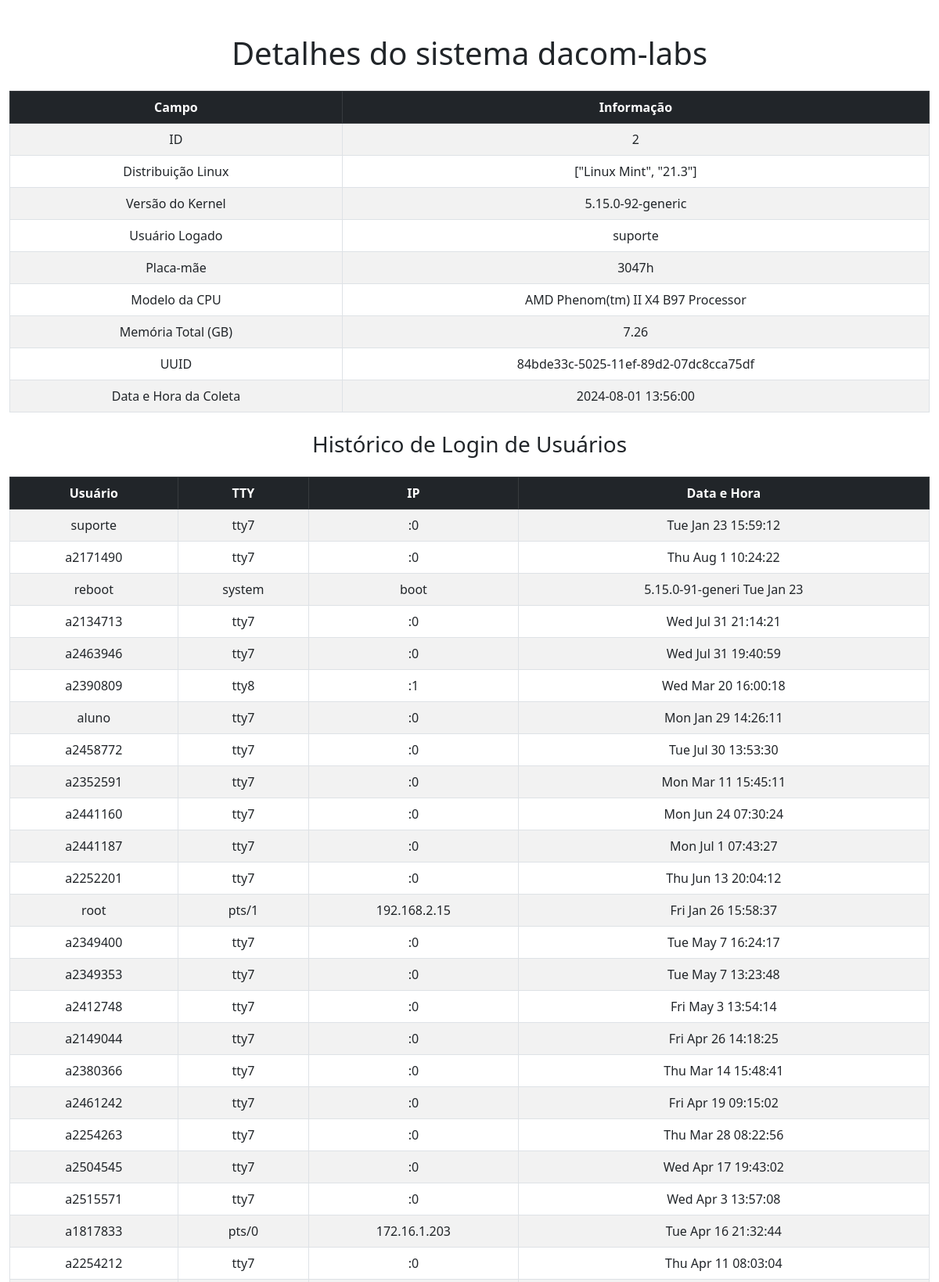
The page /details/2 (upper part) on the database its author committed.
### app.py (models this page shows)
class SystemInfo(db.Model):
    id = db.Column(db.Integer, primary_key=True)
    hostname = db.Column(db.String(120), nullable=False)
    linux_distribution = db.Column(db.String(120), nullable=False)
    kernel_version = db.Column(db.String(120), nullable=False)
    logged_in_user = db.Column(db.String(120), nullable=False)
    cpu_model = db.Column(db.String(120), nullable=False)
    memory_total_gb = db.Column(db.Float, nullable=False)
    uuid1 = db.Column(db.String(36), unique=True, nullable=False)
    collection_datetime = db.Column(db.String(120), nullable=False)
    motherboard_model = db.Column(db.String(255))
    patrimony = db.Column(db.String(50), nullable=True)
    user_login_history = db.relationship('UserLoginHistory', backref='system_info', lazy=True)
    ip_and_mac_addresses = db.relationship('IPAndMacAddress', backref='system_info', lazy=True)
    mounted_filesystems = db.relationship('MountedFilesystems', backref='system_info', lazy=True)
    disk_info = db.relationship('DiskInfo', backref='system_info', uselist=False)
    gpu_info = db.relationship('GPUInfo', backref='system_info', lazy=True)

class UserLoginHistory(db.Model):
    id = db.Column(db.Integer, primary_key=True)
    user = db.Column(db.String(120), nullable=False)
    tty = db.Column(db.String(120), nullable=False)
    ip = db.Column(db.String(120), nullable=False)
    datetime = db.Column(db.String(120), nullable=False)
    system_info_id = db.Column(db.Integer, db.ForeignKey('system_info.id'), nullable=False)

### app.py (the view)
@app.route('/details/<int:id>')
def details(id):
    system_info = SystemInfo.query.get_or_404(id)
    return render_template('details.html', system_info=system_info)

### templates/details.html (shortened to what this page needs)
<!DOCTYPE html>
<html lang="pt-br">
  <head>
    <link href="https://cdn.jsdelivr.net/npm/bootstrap@5.3.0/dist/css/bootstrap.min.css" rel="stylesheet" />
    <link rel="stylesheet" href="https://cdnjs.cloudflare.com/ajax/libs/font-awesome/6.0.0-beta3/css/all.min.css" />
  </head>
  <body>
    <div class="container">
      <h1 class="my-4 text-center">Detalhes do sistema {{ system_info.hostname }}</h1>
      <table class="table table-bordered table-striped text-center">
        <thead class="table-dark">
          <tr>
            <th>Campo</th>
            <th>Informação</th>
          </tr>
        </thead>
        <tbody>
          <tr>
            <td>ID</td>
            <td>{{ system_info.id }}</td>
          </tr>
          <tr>
            <td>Distribuição Linux</td>
            <td>{{ system_info.linux_distribution }}</td>
          </tr>
          <tr>
            <td>Versão do Kernel</td>
            <td>{{ system_info.kernel_version }}</td>
          </tr>
          <tr>
            <td>Usuário Logado</td>
            <td>{{ system_info.logged_in_user }}</td>
          </tr>
          <tr>
            <td>Placa-mãe</td>
            <td>{{ system_info.motherboard_model }}</td>
          </tr>
          <tr>
            <td>Modelo da CPU</td>
            <td>{{ system_info.cpu_model }}</td>
          </tr>
          <tr>
            <td>Memória Total (GB)</td>
            <td>{{ system_info.memory_total_gb }}</td>
          </tr>
          <tr>
            <td>UUID</td>
            <td>{{ system_info.uuid1 }}</td>
          </tr>
          <tr>
            <td>Data e Hora da Coleta</td>
            <td>{{ system_info.collection_datetime }}</td>
          </tr>
        </tbody>
      </table>
      <h3 class="my-4 text-center">Histórico de Login de Usuários</h3>
      <table class="table table-bordered table-striped text-center">
        <thead class="table-dark">
          <tr>
            <th>Usuário</th>
            <th>TTY</th>
            <th>IP</th>
            <th>Data e Hora</th>
          </tr>
        </thead>
        <tbody>
          {% for entry in system_info.user_login_history %}
          <tr>
            <td>{{ entry.user }}</td>
            <td>{{ entry.tty }}</td>
            <td>{{ entry.ip }}</td>
            <td>{{ entry.datetime }}</td>
          </tr>
          {% endfor %}
        </tbody>
      </table>
    </div>
  </body>
</html>

### templates/details.html (style rules this page uses)
body { padding-top: 20px; padding-bottom: 40px; }
.container { max-width: 1200px; }
table { margin: auto; }

### rows shown on the page
SystemInfo: hostname "dacom-labs", id "2", linux_distribution "[\"Linux Mint\", \"21.3\"]", kernel_version "5.15.0-92-generic", logged_in_user "suporte", motherboard_model "3047h", cpu_model "AMD Phenom(tm) II X4 B97 Processor", memory_total_gb "7.26", uuid1 "84bde33c-5025-11ef-89d2-07dc8cca75df", collection_datetime "2024-08-01 13:56:00"
UserLoginHistory: user "suporte", tty "tty7", ip ":0", datetime "Tue Jan 23 15:59:12"
UserLoginHistory: user "a2171490", tty "tty7", ip ":0", datetime "Thu Aug 1 10:24:22"
UserLoginHistory: user "reboot", tty "system", ip "boot", datetime "5.15.0-91-generi Tue Jan 23"
UserLoginHistory: user "a2134713", tty "tty7", ip ":0", datetime "Wed Jul 31 21:14:21"
UserLoginHistory: user "a2463946", tty "tty7", ip ":0", datetime "Wed Jul 31 19:40:59"
UserLoginHistory: user "a2390809", tty "tty8", ip ":1", datetime "Wed Mar 20 16:00:18"
UserLoginHistory: user "aluno", tty "tty7", ip ":0", datetime "Mon Jan 29 14:26:11"
UserLoginHistory: user "a2458772", tty "tty7", ip ":0", datetime "Tue Jul 30 13:53:30"
UserLoginHistory: user "a2352591", tty "tty7", ip ":0", datetime "Mon Mar 11 15:45:11"
UserLoginHistory: user "a2441160", tty "tty7", ip ":0", datetime "Mon Jun 24 07:30:24"
UserLoginHistory: user "a2441187", tty "tty7", ip ":0", datetime "Mon Jul 1 07:43:27"
UserLoginHistory: user "a2252201", tty "tty7", ip ":0", datetime "Thu Jun 13 20:04:12"
UserLoginHistory: user "root", tty "pts/1", ip "192.168.2.15", datetime "Fri Jan 26 15:58:37"
UserLoginHistory: user "a2349400", tty "tty7", ip ":0", datetime "Tue May 7 16:24:17"
UserLoginHistory: user "a2349353", tty "tty7", ip ":0", datetime "Tue May 7 13:23:48"
UserLoginHistory: user "a2412748", tty "tty7", ip ":0", datetime "Fri May 3 13:54:14"
UserLoginHistory: user "a2149044", tty "tty7", ip ":0", datetime "Fri Apr 26 14:18:25"
UserLoginHistory: user "a2380366", tty "tty7", ip ":0", datetime "Thu Mar 14 15:48:41"
UserLoginHistory: user "a2461242", tty "tty7", ip ":0", datetime "Fri Apr 19 09:15:02"
UserLoginHistory: user "a2254263", tty "tty7", ip ":0", datetime "Thu Mar 28 08:22:56"
UserLoginHistory: user "a2504545", tty "tty7", ip ":0", datetime "Wed Apr 17 19:43:02"
UserLoginHistory: user "a2515571", tty "tty7", ip ":0", datetime "Wed Apr 3 13:57:08"
UserLoginHistory: user "a1817833", tty "pts/0", ip "172.16.1.203", datetime "Tue Apr 16 21:32:44"
UserLoginHistory: user "a2254212", tty "tty7", ip ":0", datetime "Thu Apr 11 08:03:04"
